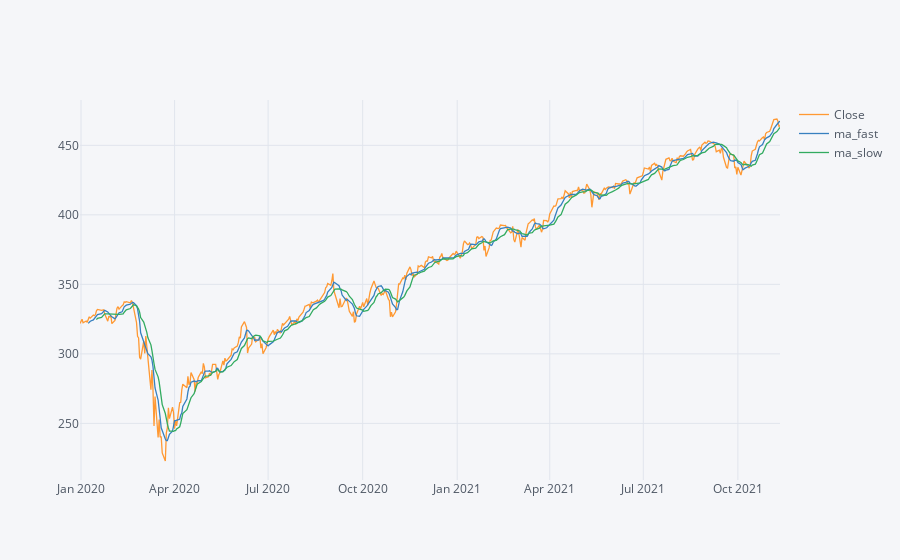

Notebook code for this chart:
### Code cell
fast_trend = df.Open.rolling(window=short_trend_days).mean()
slow_trend = df.Open.rolling(window=long_trend_days).mean()

df['ma_fast'] = fast_trend
df['ma_slow'] = slow_trend
df[['Close','ma_fast','ma_slow']].iplot()

### Figure 1 — Plotly figure (JSON) as saved in the notebook; plotly's stock layout.template omitted (floating-point values rounded to 4 significant figures; data arrays with more than 128 entries replaced by an {"elided": "..."} marker saying what was removed)
{"data": [{"line": {"color": "rgba(255, 153, 51, 1.0)", "dash": "solid", "shape": "linear", "width": 1.3}, "mode": "lines", "name": "Close", "text": "", "type": "scatter", "x": {"elided": "472 str values"}, "y": {"elided": "472 float values"}}, {"line": {"color": "rgba(55, 128, 191, 1.0)", "dash": "solid", "shape": "linear", "width": 1.3}, "mode": "lines", "name": "ma_fast", "text": "", "type": "scatter", "x": {"elided": "472 str values"}, "y": {"elided": "472 mixed values"}}, {"line": {"color": "rgba(50, 171, 96, 1.0)", "dash": "solid", "shape": "linear", "width": 1.3}, "mode": "lines", "name": "ma_slow", "text": "", "type": "scatter", "x": {"elided": "472 str values"}, "y": {"elided": "472 mixed values"}}], "layout": {"autosize": true, "legend": {"bgcolor": "#F5F6F9", "font": {"color": "#4D5663"}}, "paper_bgcolor": "#F5F6F9", "plot_bgcolor": "#F5F6F9", "title": {"font": {"color": "#4D5663"}}, "xaxis": {"autorange": true, "gridcolor": "#E1E5ED", "range": ["2019-12-31", "2021-11-11"], "showgrid": true, "tickfont": {"color": "#4D5663"}, "title": {"font": {"color": "#4D5663"}, "text": ""}, "type": "date", "zerolinecolor": "#E1E5ED"}, "yaxis": {"autorange": true, "gridcolor": "#E1E5ED", "range": [209.3, 482.6], "showgrid": true, "tickfont": {"color": "#4D5663"}, "title": {"font": {"color": "#4D5663"}, "text": ""}, "type": "linear", "zerolinecolor": "#E1E5ED"}}}
